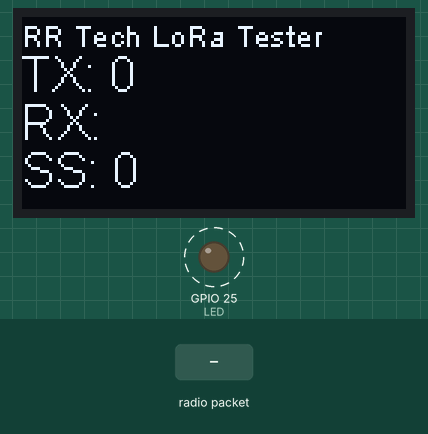
Simulated run of this program. Board: ESP32. Parts: 128×64 one-colour display, output pins drawn as LEDs (lit = HIGH). Dashed ring = blinking. The test bench sets the inputs (shaded band). No radio packets arrive unless stated. At 3.0 s the program restarts the board; the recording ends there.

Above: at 1.2 s.
1.3 s: radio packet "rrtechloratest" arrives
At 1.9 s:
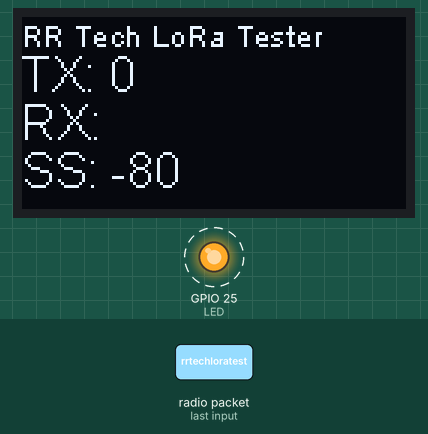
Timing chart, 0 to 3.0 s (numbered marks = the images above; inputs shaded):
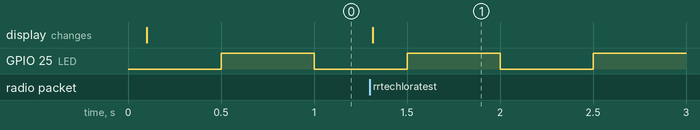

Measured:
- after the input at 1.3 s, the display: changes at once (image 1)

The program:

main.cpp
```cpp
#include <Arduino.h>
#include "SSD1306Wire.h"
#include "LoRa.h"

#define LED 25
#define SENDER 1

SSD1306Wire display(0x3c, SDA, SCL);
unsigned long prevMillisBlink = 0;
unsigned long prevMillisDisp = 0;
unsigned long prevMillisRestart = 0;
unsigned long prevMillisSend = 0;
unsigned long counter = 0;
String packet = "";
int rssi = 0;
bool isLedHigh = false;
hw_timer_t *timer = NULL;

void IRAM_ATTR restartEsp()
{
    esp_restart();
}

void setup()
{
    timer = timerBegin(0, 80, true);
    timerAttachInterrupt(timer, &restartEsp, true);
    timerAlarmWrite(timer, 3e6, false);
    timerAlarmEnable(timer);

    pinMode(LED, OUTPUT);

    Serial.begin(115200);
    while (!Serial)
        ;

    display.init();
    display.flipScreenVertically();

    SPI.begin(5, 19, 27, 18);
    LoRa.setPins(18, 23, 26);
    if (!LoRa.begin(433e6))
    {
        Serial.println("LoRa.begin() failed");
        while (true)
            ;
    }
    LoRa.setTxPower(20, PA_OUTPUT_PA_BOOST_PIN);
    LoRa.setSpreadingFactor(10);
    LoRa.setSignalBandwidth(125e3);
    LoRa.setCodingRate4(5);
    LoRa.setPreambleLength(8);
    LoRa.setSyncWord(0x47);
    LoRa.enableCrc();
}

void loop()
{
    timerWrite(timer, 0);

    unsigned long currMillis = millis();

    if (currMillis - prevMillisRestart >= 60000)
    {
        prevMillisRestart = currMillis;

        esp_restart();
    }

    if (currMillis - prevMillisBlink >= 500)
    {
        prevMillisBlink = currMillis;

        isLedHigh = !isLedHigh;
        if (isLedHigh)
        {
            digitalWrite(LED, HIGH);
        }
        else
        {
            digitalWrite(LED, LOW);
        }
    }

    if (LoRa.parsePacket())
    {
        packet = "";
        while (LoRa.available())
        {
            packet += (char)LoRa.read();
        }
        if (packet.substring(0, 14) == "rrtechloratest")
        {
            prevMillisRestart = currMillis;

            packet = packet.substring(14);
            rssi = LoRa.packetRssi();

#if !SENDER
            LoRa.beginPacket();
            LoRa.print("rrtechloratest");
            LoRa.print(packet);
            LoRa.endPacket();
#endif
        }
        else
        {
            packet = "";
            rssi = 0;
        }
    }

    if (currMillis - prevMillisDisp >= 100)
    {
        prevMillisDisp = currMillis;

        display.clear();
        display.setFont(ArialMT_Plain_10);
        display.drawString(0, 0, "RR Tech LoRa Tester");
        display.setFont(ArialMT_Plain_16);
#if SENDER
        display.drawString(0, 10, "TX: " + String(counter));
#else
        display.drawString(0, 10, "Receiver");
#endif
        display.drawString(0, 26, "RX: " + packet);
        display.drawString(0, 42, "SS: " + String(rssi));
        display.display();
    }

#if SENDER
    if (currMillis - prevMillisSend >= 3000)
    {
        prevMillisSend = currMillis;

        LoRa.beginPacket();
        LoRa.print("rrtechloratest");
        LoRa.print(counter);
        LoRa.endPacket();

        counter++;
    }
#endif
}
```
